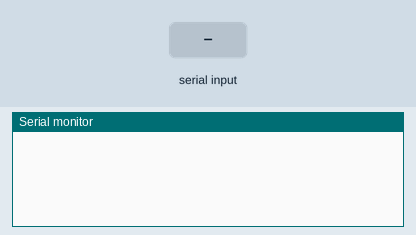
Bench run of a sketch on a simulated Arduino Uno, built with avr-gcc and run on an emulated ATmega328P. Shown: the last lines printed to the serial monitor. The test bench sets the inputs (shaded band). No radio packets arrive unless stated.

Above: at 1.2 s.
1.3 s: "h" received over Serial
At 1.8 s:
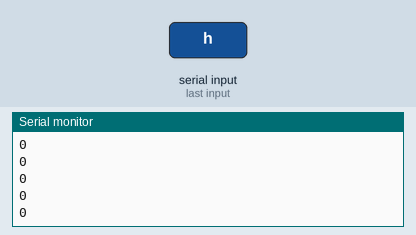
2.8 s: "e" received over Serial
At 3.8 s:
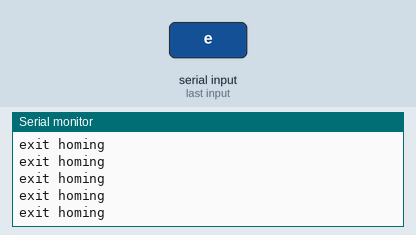

The sketch:

Arduino1_SwitchLights.ino
```cpp
#include <SPI.h>
#include <RF24.h>

RF24 radio(7, 8); // CE, CSN pins

const byte address[6] = "00001";
char command; //command from code

void setup() {
  Serial.begin(9600); //initialization for the serial monitor

  radio.begin(); // initialization of the connection from the radio module
  radio.openReadingPipe(0, address);
  radio.setPALevel(RF24_PA_MIN);
  radio.startListening();

}

void loop() {
  bool buttonPressed;

  if (Serial.available() > 0) {
    command = Serial.read();
    Serial.println(command);
  }

  switch (command){
    case 'h':
      radio.read(&buttonPressed, sizeof(buttonPressed));
      Serial.println(buttonPressed);
      break;
    case 'e':
      Serial.println("exit homing");
      break;
  }

  /*if (radio.available()) {
    radio.read(&buttonPressed, sizeof(buttonPressed));
    Serial.println(buttonPressed);
  }*/
}
```

Measured:
- after the input at 1.3 s, the serial monitor: prints a new line at once (image 1)
- after the input at 2.8 s, the serial monitor: prints a new line after 0.07 s (image 2)
